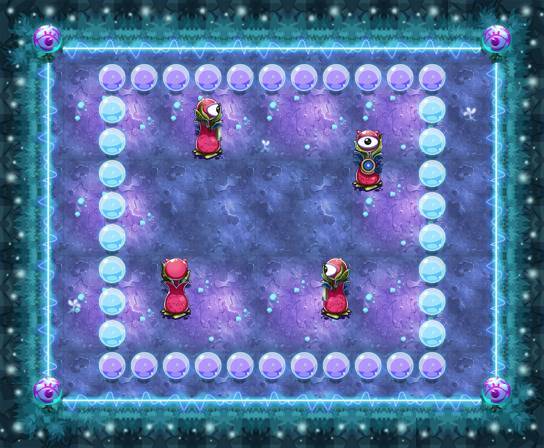

This is a level from a 2D game, rendered from its Tiled map with the project's own tilesets. A one-line summary and the map file follow, with tile-layer data summarised:
An orthogonal 17x14 tile map with 32x32 px tiles, 17 tile layers (PASS, 块层 2, 块层 15, 块层 13, ...) and 42 objects (38x TRAP, 3x sjc1, PLAYER).

<map version="1.0" orientation="orthogonal" width="17" height="14" tilewidth="32" tileheight="32">
 <properties>
  <property name="DESTRY1" value="27" />
  <property name="DESTRY2" value="39" />
  <property name="DESTRY_COUNT" value="2" />
  <property name="EXP" value="1475" />
  <property name="ITEM" value="D059" />
  <property name="LOSE_SCRIPT" value="" />
  <property name="MONEY" value="2213" />
  <property name="START_SCRIPT" value="" />
  <property name="WIN_SCRIPT" value="" />
 </properties>
 <tileset firstgid="1" name="ysmg" tilewidth="32" tileheight="32">
  <image source="ysmg.png" width="480" height="535" />
 </tileset>
 <layer name="PASS" width="17" height="14">
  <data>[238 cells, 150 non-empty, 10 distinct tile ids]</data>
 </layer>
 <layer name="块层 2" width="17" height="14">
  <data>[238 cells, 238 non-empty, 26 distinct tile ids]</data>
 </layer>
 <layer name="块层 15" width="17" height="14">
  <data>[238 cells, 67 non-empty, 6 distinct tile ids]</data>
 </layer>
 <layer name="块层 13" width="17" height="14">
  <data>[238 cells, 52 non-empty, 6 distinct tile ids]</data>
 </layer>
 <layer name="块层 3" width="17" height="14">
  <data>[238 cells, 4 non-empty, 1 distinct tile ids]</data>
 </layer>
 <layer name="块层 6" width="17" height="14">
  <data>[238 cells, 42 non-empty, 6 distinct tile ids]</data>
 </layer>
 <layer name="SHELTER 11" width="17" height="14">
  <data>[238 cells, 2 non-empty, 1 distinct tile ids]</data>
 </layer>
 <layer name="SHELTER 10" width="17" height="14">
  <data>[238 cells, 11 non-empty, 1 distinct tile ids]</data>
 </layer>
 <layer name="SHELTER 9" width="17" height="14">
  <data>[238 cells, 2 non-empty, 1 distinct tile ids]</data>
 </layer>
 <layer name="SHELTER 8" width="17" height="14">
  <data>[238 cells, 4 non-empty, 3 distinct tile ids]</data>
 </layer>
 <layer name="SHELTER 7" width="17" height="14">
  <data>[238 cells, 2 non-empty, 1 distinct tile ids]</data>
 </layer>
 <layer name="SHELTER 6" width="17" height="14">
  <data>[238 cells, 2 non-empty, 1 distinct tile ids]</data>
 </layer>
 <layer name="SHELTER 5" width="17" height="14">
  <data>[238 cells, 2 non-empty, 1 distinct tile ids]</data>
 </layer>
 <layer name="SHELTER 4" width="17" height="14">
  <data>[238 cells, 3 non-empty, 2 distinct tile ids]</data>
 </layer>
 <layer name="SHELTER 3" width="17" height="14">
  <data>[238 cells, 3 non-empty, 2 distinct tile ids]</data>
 </layer>
 <layer name="SHELTER 2" width="17" height="14">
  <data>[238 cells, 2 non-empty, 1 distinct tile ids]</data>
 </layer>
 <layer name="SHELTER 1" width="17" height="14">
  <data>[238 cells, 11 non-empty, 1 distinct tile ids]</data>
 </layer>
 <objectgroup name="对象层 1" width="17" height="14">
  <object name="PLAYER" type="PLAYER" x="256" y="224" width="32" height="32" />
  <object name="sjc1" x="192" y="192" width="32" height="32">
   <properties>
    <property name="lua_ai" value="monster_sjc_ai" />
    <property name="quality" value="sjc1.quality" />
   </properties>
  </object>
  <object name="ice1" type="TRAP" x="224" y="128" width="128" height="32">
   <properties>
    <property name="trap_id" value="3" />
    <property name="trap_particle" value="trap_fire_right_4.plist" />
    <property name="trap_state" value="open" />
   </properties>
  </object>
  <object name="ice_auto_control1" type="TRAP" x="0" y="416" width="32" height="32">
   <properties>
    <property name="trap_delay" value="2" />
    <property name="trap_id" value="0" />
    <property name="trap_script" value=" trap(&quot;ice1&quot;):setVisit( not trap(&quot;ice1&quot;):getVisit()  );  trap(&quot;ice1&quot;):setOpened( not trap(&quot;ice1&quot;):getOpened()  ); " />
    <property name="trap_start_mode" value="2" />
    <property name="trap_state" value="open" />
   </properties>
  </object>
  <object name="ice2" type="TRAP" x="352" y="160" width="32" height="128">
   <properties>
    <property name="trap_id" value="3" />
    <property name="trap_particle" value="trap_fire_down_up_4.plist" />
    <property name="trap_state" value="open" />
   </properties>
  </object>
  <object name="ice3" type="TRAP" x="192" y="288" width="128" height="32">
   <properties>
    <property name="trap_id" value="3" />
    <property name="trap_particle" value="trap_fire_left_4.plist" />
    <property name="trap_state" value="open" />
   </properties>
  </object>
  <object name="ice4" type="TRAP" x="160" y="160" width="32" height="128">
   <properties>
    <property name="trap_id" value="3" />
    <property name="trap_particle" value="trap_fire_up_4.plist" />
    <property name="trap_state" value="open" />
   </properties>
  </object>
  <object name="ice_auto_control2" type="TRAP" x="32" y="416" width="32" height="32">
   <properties>
    <property name="trap_delay" value="2" />
    <property name="trap_id" value="0" />
    <property name="trap_script" value=" trap(&quot;ice2&quot;):setVisit( not trap(&quot;ice2&quot;):getVisit()  );  trap(&quot;ice2&quot;):setOpened( not trap(&quot;ice2&quot;):getOpened()  ); " />
    <property name="trap_start_mode" value="2" />
    <property name="trap_state" value="open" />
   </properties>
  </object>
  <object name="ice_auto_control3" type="TRAP" x="64" y="416" width="32" height="32">
   <properties>
    <property name="trap_delay" value="2" />
    <property name="trap_id" value="0" />
    <property name="trap_script" value=" trap(&quot;ice3&quot;):setVisit( not trap(&quot;ice3&quot;):getVisit()  );  trap(&quot;ice3&quot;):setOpened( not trap(&quot;ice3&quot;):getOpened()  ); " />
    <property name="trap_start_mode" value="2" />
    <property name="trap_state" value="open" />
   </properties>
  </object>
  <object name="ice_auto_control4" type="TRAP" x="96" y="416" width="32" height="32">
   <properties>
    <property name="trap_delay" value="2" />
    <property name="trap_id" value="0" />
    <property name="trap_script" value=" trap(&quot;ice4&quot;):setVisit( not trap(&quot;ice4&quot;):getVisit()  );  trap(&quot;ice4&quot;):setOpened( not trap(&quot;ice4&quot;):getOpened()  ); " />
    <property name="trap_start_mode" value="2" />
    <property name="trap_state" value="open" />
   </properties>
  </object>
  <object name="sjc1" x="256" y="160" width="32" height="32">
   <properties>
    <property name="lua_ai" value="monster_sjc_ai" />
    <property name="quality" value="sjc1.quality" />
   </properties>
  </object>
  <object name="sjc1" x="320" y="192" width="32" height="32">
   <properties>
    <property name="lua_ai" value="monster_sjc_ai" />
    <property name="quality" value="sjc1.quality" />
   </properties>
  </object>
  <object name="pg1" type="TRAP" x="128" y="96" width="32" height="32">
   <properties>
    <property name="trap_ani" value="poison_ground.actor" />
    <property name="trap_floor" value="true" />
    <property name="trap_script" value="target(&quot;PLAYER&quot;):onDamage(target(&quot;PLAYER&quot;):getHP()*0.1,&quot;TRAP&quot;);" />
    <property name="trap_start_mode" value="0" />
   </properties>
  </object>
  <object name="pg1" type="TRAP" x="160" y="96" width="32" height="32">
   <properties>
    <property name="trap_ani" value="poison_ground.actor" />
    <property name="trap_floor" value="true" />
    <property name="trap_script" value="target(&quot;PLAYER&quot;):onDamage(target(&quot;PLAYER&quot;):getHP()*0.1,&quot;TRAP&quot;);" />
    <property name="trap_start_mode" value="0" />
   </properties>
  </object>
  <object name="pg1" type="TRAP" x="192" y="96" width="32" height="32">
   <properties>
    <property name="trap_ani" value="poison_ground.actor" />
    <property name="trap_floor" value="true" />
    <property name="trap_script" value="target(&quot;PLAYER&quot;):onDamage(target(&quot;PLAYER&quot;):getHP()*0.1,&quot;TRAP&quot;);" />
    <property name="trap_start_mode" value="0" />
   </properties>
  </object>
  </objectgroup>
</map>
<!-- 27 of 42 objects omitted -->
